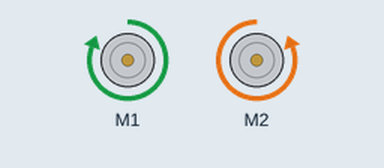
The sketch below on a simulated Arduino Uno, built with avr-gcc and run on an emulated ATmega328P. On the bench: 2 × DC motor (green arrow = forward, orange = backward, longer = faster).

Above: at 0.1 s.
At 0.7 s:
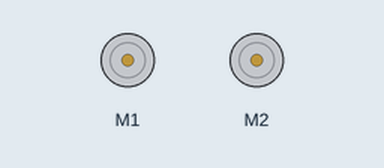
Timing chart, 0 to 2.2 s (numbered marks = the images above):
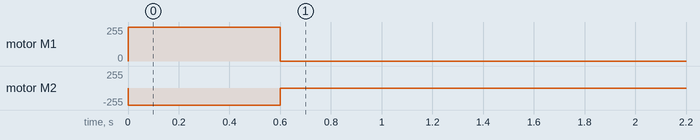

Measured:
- by itself, motor M1: stopped → forward 255/255 at 0.00 s, → stopped 0.60 s later
- by itself, motor M2: stopped → backward 255/255 at 0.00 s, → stopped 0.60 s later

The sketch:

Rotation_test.ino
```cpp
#include <AFMotor.h>

int iterations = 0;

int Mspeed = 255;

AF_DCMotor leftMotor(1, MOTOR12_64KHZ);
AF_DCMotor rightMotor(2, MOTOR12_64KHZ);

void setup() {
  leftMotor.setSpeed(Mspeed);
  rightMotor.setSpeed(Mspeed);
}

void loop () {
  while( iterations == 0) {
    leftMotor.run(FORWARD);
    rightMotor.run(BACKWARD);
    iterations = 1;
  }
  delay(600);
  if ( iterations == 1) {
    leftMotor.run(RELEASE);
    rightMotor.run(RELEASE);
  }
}
```
